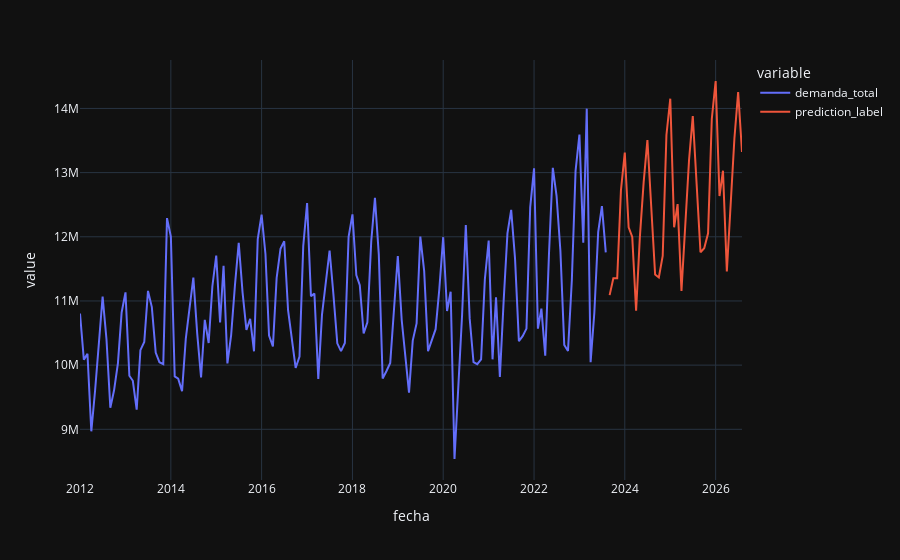

Source (notebook cell):
### Code cell
fig = px.line(concat_df, x=concat_df.fecha, y=["demanda_total", "prediction_label"], template = 'plotly_dark')
fig.show()

### Figure 1 — Plotly figure (JSON) as saved in the notebook; plotly's stock layout.template omitted (floating-point values rounded to 4 significant figures; data arrays with more than 128 entries replaced by an {"elided": "..."} marker saying what was removed)
{"data": [{"hovertemplate": "variable=demanda_total<br>fecha=%{x}<br>value=%{y}<extra></extra>", "legendgroup": "demanda_total", "line": {"color": "#636efa", "dash": "solid"}, "marker": {"symbol": "circle"}, "mode": "lines", "name": "demanda_total", "orientation": "v", "showlegend": true, "type": "scatter", "x": {"elided": "176 str values"}, "xaxis": "x", "y": {"elided": "176 float values"}, "yaxis": "y"}, {"hovertemplate": "variable=prediction_label<br>fecha=%{x}<br>value=%{y}<extra></extra>", "legendgroup": "prediction_label", "line": {"color": "#EF553B", "dash": "solid"}, "marker": {"symbol": "circle"}, "mode": "lines", "name": "prediction_label", "orientation": "v", "showlegend": true, "type": "scatter", "x": {"elided": "176 str values"}, "xaxis": "x", "y": {"elided": "176 float values"}, "yaxis": "y"}], "layout": {"legend": {"title": {"text": "variable"}, "tracegroupgap": 0}, "margin": {"t": 60}, "xaxis": {"anchor": "y", "domain": [0, 1], "title": {"text": "fecha"}}, "yaxis": {"anchor": "x", "domain": [0, 1], "title": {"text": "value"}}}}
